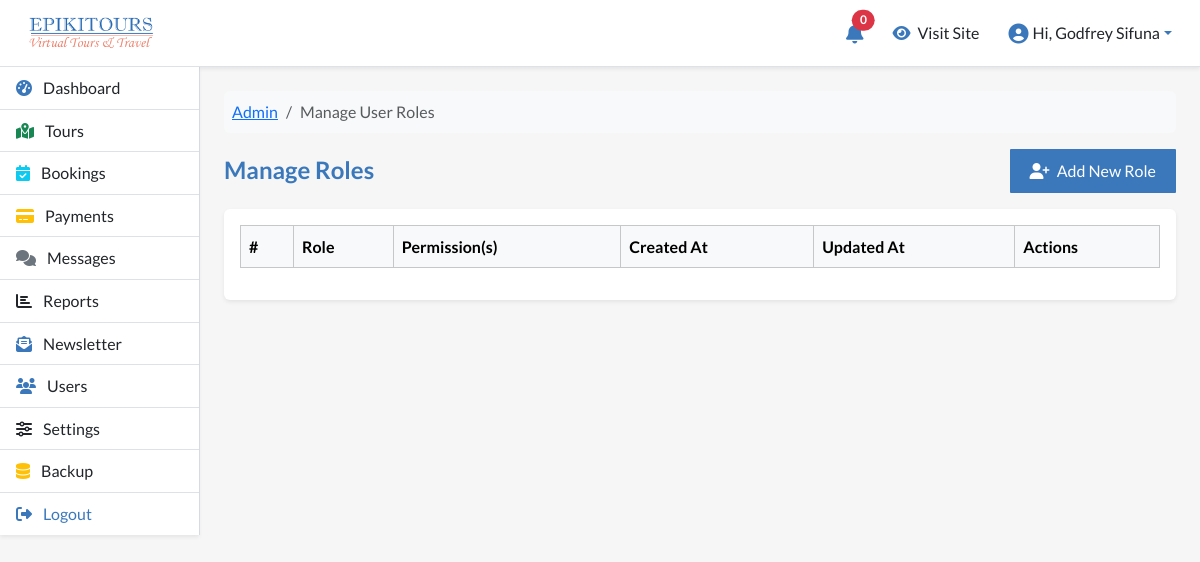
The page /manage/users/manage-roles.php (signed in) on the database as committed earlier.
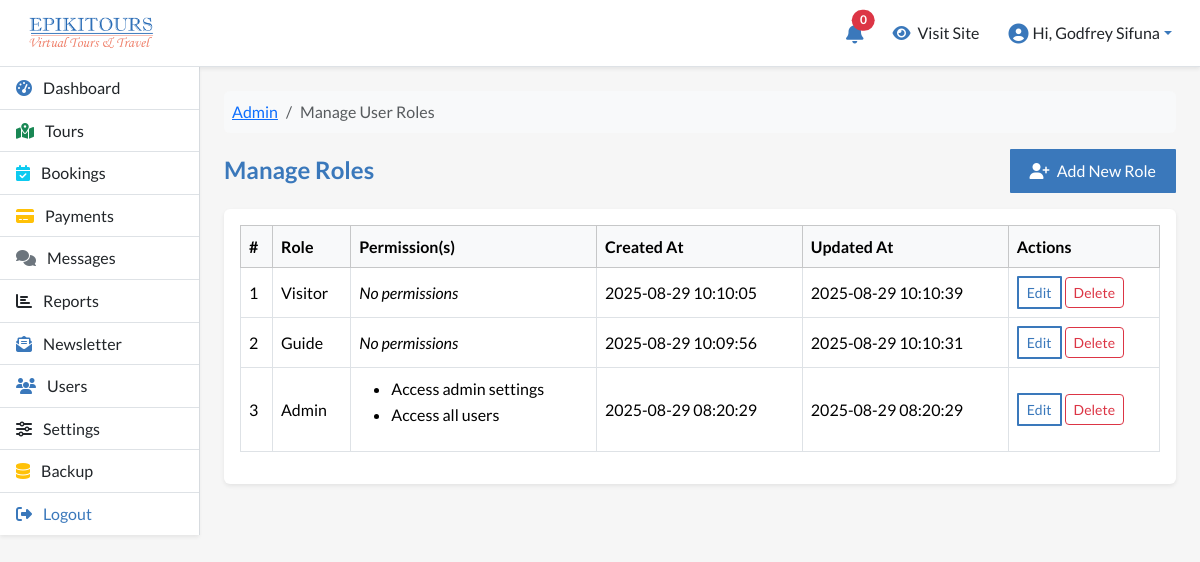
The same page on the database as committed later.
### tables this page shows
CREATE TABLE `epi_roles` (
  `id` int NOT NULL,
  `role` varchar(100) NOT NULL,
  `created_at` timestamp NOT NULL DEFAULT CURRENT_TIMESTAMP,
  `updated_at` timestamp NOT NULL DEFAULT CURRENT_TIMESTAMP ON UPDATE CURRENT_TIMESTAMP
);

### manage/users/manage-roles.php (the view, shortened to what this page needs)
<?php
require_once __DIR__ . '/../../config/database.php';
$sql = "
    SELECT
        r.id,
        r.role,
        r.created_at,
        r.updated_at,
        GROUP_CONCAT(p.permission ORDER BY p.permission SEPARATOR ', ') AS permissions
    FROM epi_roles r
    LEFT JOIN epi_role_permissions rp ON r.id = rp.role_id
    LEFT JOIN epi_permissions p ON rp.permission_id = p.id
    GROUP BY r.id, r.role, r.created_at, r.updated_at
    ORDER BY r.created_at DESC
";
$roles = $pdo->query($sql)->fetchAll(PDO::FETCH_ASSOC);
?>
<nav aria-label="breadcrumb">
    <ol class="breadcrumb bg-light p-2 rounded mb-3">
        <li class="breadcrumb-item"><a href="<?= BASE_URL ?>dashboard">Admin</a></li>
        <li class="breadcrumb-item active" aria-current="page">Manage User Roles</li>
    </ol>
</nav>
<div class="d-flex justify-content-between align-items-center mb-3">
    <h4 class="mb-0">Manage Roles</h4>
    <a href="create-role" class="btn btn-primary">
        <i class="fas fa-user-plus me-1"></i> Add New Role
    </a>
</div>
<div class="card shadow-sm border-0 mb-4">
    <div class="card-body">
        <div class="table-responsive">
            <table class="table table-bordered align-middle table-hover">
                <thead class="table-light">
                    <tr>
                        <th>#</th>
                        <th>Role</th>
                        <th>Permission(s)</th>
                        <th>Created At</th>
                        <th>Updated At</th>
                        <th>Actions</th>
                    </tr>
                </thead>
                <tbody>
                    <?php
                        $i = 1;
                        foreach ($roles as $role):
                    ?>
                    <tr>
                        <td><?= $i++ ?></td>
                        <td><?= ucfirst(htmlspecialchars($role['role'])); ?></td>
                        <td>
                            <?php if ($role['permissions']) : ?>
                                <ul>
                                    <?php foreach (explode(',', $role['permissions']) as $perm) : ?>
                                        <li><?= htmlspecialchars(trim($perm)) ?></li>
                                    <?php endforeach; ?>
                                </ul>
                            <?php else : ?>
                                <em>No permissions</em>
                            <?php endif; ?>
                        </td>
                        <td><?= htmlspecialchars($role['created_at']); ?></td>
                        <td><?= htmlspecialchars($role['updated_at']); ?></td>
                        <td>
                            <a href="edit-role.php?id=<?= $role['id'] ?>"
                               class="btn btn-outline-primary btn-sm px-2 py-1 text-decoration-none">Edit</a>
                            <button type="button"
                                    class="btn btn-outline-danger btn-sm"
                                    data-bs-toggle="modal"
                                    data-bs-target="#deleteModal"
                                    data-role-id="<?= $role['id'] ?>"
                                    data-role-name="<?= htmlspecialchars($role['role']) ?>">
                                Delete
                            </button>
                        </td>
                    </tr>
                    <?php endforeach; ?>
                </tbody>
            </table>
        </div>
    </div>
</div>
<?php
include BASE_PATH . 'layouts/admin-layout.php';
?>

Rows that differ between the two databases and show on the page:
added epi_roles: role "Visitor", shows "No permissions", created_at "2025-08-29 10:10:05", updated_at "2025-08-29 10:10:39"
added epi_roles: role "Guide", shows "No permissions", created_at "2025-08-29 10:09:56", updated_at "2025-08-29 10:10:31"
added epi_roles: role "Admin", perm "Access admin settings", perm "Access all users", created_at "2025-08-29 08:20:29", updated_at "2025-08-29 08:20:29"
